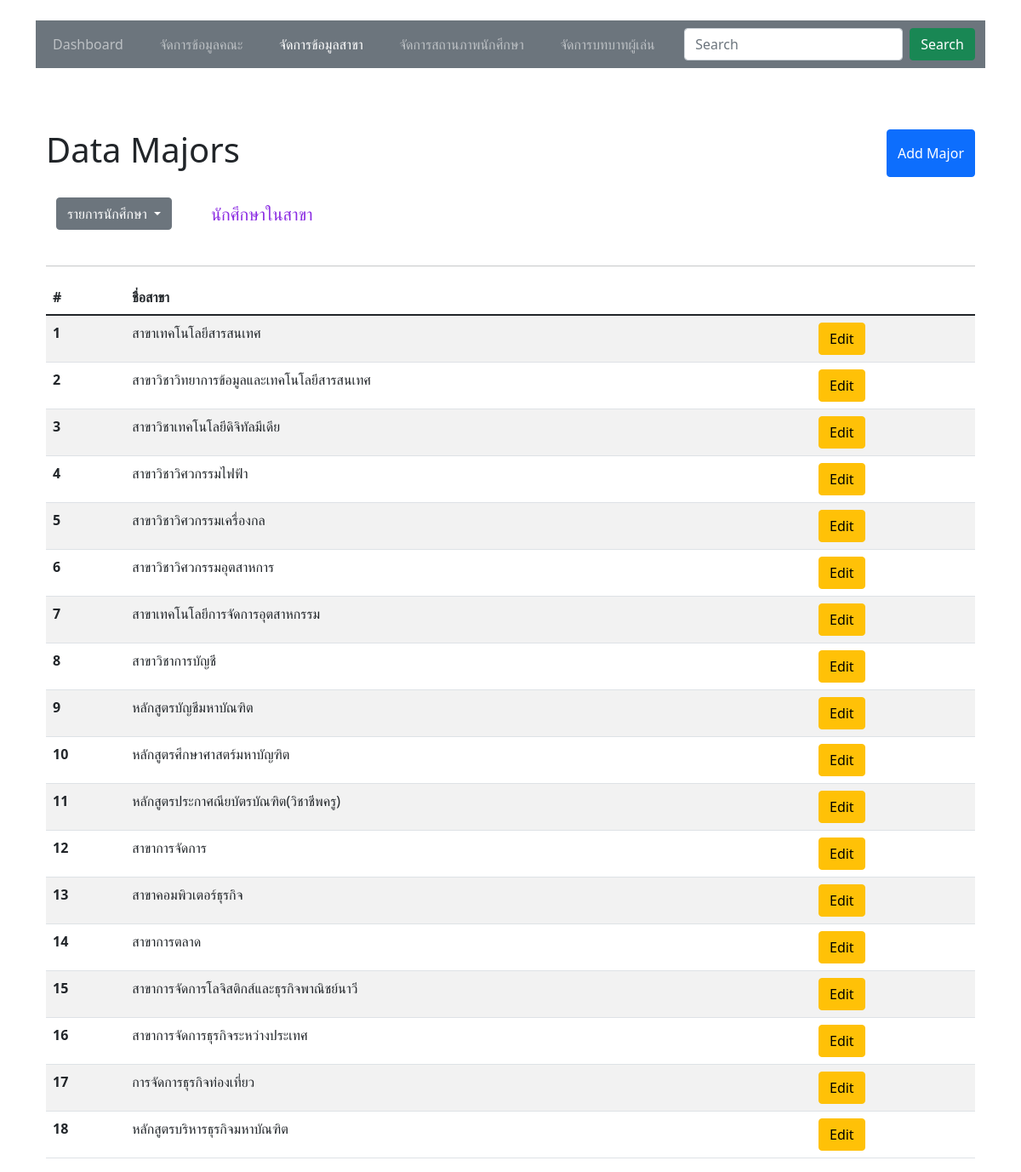
Page /majorPage.php on the committed database.
### tables this page shows
CREATE TABLE `major` (
  `majorId` int(11) NOT NULL,
  `majorName` varchar(255) NOT NULL,
  `facultyId` int(11) NOT NULL
);

### majorPage.php (the view, shortened to what this page needs)
<?php
require_once 'config/connect.php';
$major = $conn->query("SELECT * FROM major ORDER BY majorId ASC");
$major->execute();
$stmtMajor = $major->fetchAll();
?>
<!DOCTYPE html>
<html lang="en">
<head>
    <link href="https://cdn.jsdelivr.net/npm/bootstrap@5.1.3/dist/css/bootstrap.min.css" rel="stylesheet">
    <link rel="stylesheet" href="https://cdn.datatables.net/1.11.5/css/jquery.dataTables.min.css">
</head>
<body>
    <div class="container mt-4 mb-4">
        <nav class="navbar navbar-expand-lg navbar-dark bg-secondary">
            <div class="container-fluid">
                <ul class="navbar-nav mb-2 mb-lg-0">
                    <li class="nav-item fw-normal">
                        <a class="nav-link" aria-current="page" href="dashboard.php">Dashboard</a>
                    </li>
                </ul>
                <ul class="navbar-nav mb-2 mb-lg-0">
                    <li class="nav-item fw-normal">
                        <a class="nav-link" href="facultyPage.php">จัดการข้อมูลคณะ</a>
                    </li>
                </ul>
                <ul class="navbar-nav mb-2 mb-lg-0">
                    <li class="nav-item fw-normal">
                        <a class="nav-link active" href="majorPage.php">จัดการข้อมูลสาขา</a>
                    </li>
                </ul>
                <ul class="navbar-nav mb-2 mb-lg-0">
                    <li class="nav-item fw-normal">
                        <a class="nav-link" href="statusPage.php">จัดการสถานภาพนักศึกษา</a>
                    </li>
                </ul>
                <ul class="navbar-nav mb-2 mb-lg-0">
                    <li class="nav-item fw-normal">
                        <a class="nav-link" href="rolePage.php">จัดการบทบาทผู้เล่น</a>
                    </li>
                </ul>
                <ul class="navbar-nav mb-2 mb-lg-0">
                    <form class="d-flex">
                        <input class="form-control me-2" type="search" placeholder="Search" aria-label="Search">
                        <button class="btn btn-success" type="submit">Search</button>
                    </form>
                </ul>
            </div>
        </nav>
        <br>
    </div>
    <div class="container-sm">
        <div class="container mt-5">
            <div class="row">
                <div class="col-md-6">
                    <h1>Data Majors</h1>
                </div>
                <div class="col-md-6 d-flex justify-content-end">
                    <button type="button" class="btn btn-primary" data-bs-toggle="modal" data-bs-target="#userModal">Add Major</button>
                </div>
            </div>
            <br>
            <div class="container">
                <div class="row">
                    <div class="col-md-2">
                        <div class="dropdown">
                            <button class="btn btn-secondary dropdown-toggle" type="button" id="dropdownMenuButton1" data-bs-toggle="dropdown" aria-expanded="false">
                                รายการนักศึกษา
                            </button>
                        </div>
                    </div>
                    <div class="col-md-2 mt-2 text-left" style="color:blueviolet;">
                        <h5>นักศึกษาในสาขา</h5>
                    </div>
                </div>
            </div>
            <br>
            <hr>
            <table class="table table-striped">
                <thead>
                    <tr>
                        <th scope="col">#</th>
                        <th scope="col">ชื่อสาขา</th>
                    </tr>
                </thead>
                <tbody>
                    <?php
                    $sql = $conn->query("SELECT * FROM major");
                    $sql->execute();
                    $data = $sql->fetchAll();
                    if (!$data) {
                        echo "<tr><td colspan='2' class='text-center'>No Data found</td></tr>";
                    } else {
                        foreach ($data as $majors) {
                    ?>
                            <tr>
                                <th scope="row"><?= $majors['majorId']; ?></th>
                                <td><?= $majors['majorName']; ?></td>
                                <td>
                                    <a href="editMajor.php?majorId=<?= $majors['majorId']; ?>" class="btn btn-warning">Edit</a>
                                </td>
                            </tr>
                    <?php }
                    } ?>
                </tbody>
            </table>
        </div>
</body>
</html>

### rows in the picture
major: majorId "1", majorName "สาขาเทคโนโลยีสารสนเทศ"
major: majorId "2", majorName "สาขาวิชาวิทยาการข้อมูลและเทคโนโลยีสารสนเทศ"
major: majorId "3", majorName "สาขาวิชาเทคโนโลยีดิจิทัลมีเดีย"
major: majorId "4", majorName "สาขาวิชาวิศวกรรมไฟฟ้า"
major: majorId "5", majorName "สาขาวิชาวิศวกรรมเครื่องกล"
major: majorId "6", majorName "สาขาวิชาวิศวกรรมอุตสาหการ"
major: majorId "7", majorName "สาขาเทคโนโลยีการจัดการอุตสาหกรรม"
major: majorId "8", majorName "สาขาวิชาการบัญชี"
major: majorId "9", majorName "หลักสูตรบัญชีมหาบัณฑิต"
major: majorId "10", majorName "หลักสูตรศึกษาศาสตร์มหาบัญฑิต"
major: majorId "11", majorName "หลักสูตรประกาศณียบัตรบัณฑิต(วิชาชีพครู)"
major: majorId "12", majorName "สาขาการจัดการ"
major: majorId "13", majorName "สาขาคอมพิวเตอร์ธุรกิจ"
major: majorId "14", majorName "สาขาการตลาด"
major: majorId "15", majorName "สาขาการจัดการโลจิสติกส์และธุรกิจพาณิชย์นาวี"
major: majorId "16", majorName "สาขาการจัดการธุรกิจระหว่างประเทศ"
major: majorId "17", majorName "การจัดการธุรกิจท่องเที่ยว"
major: majorId "18", majorName "หลักสูตรบริหารธุรกิจมหาบัณฑิต"
